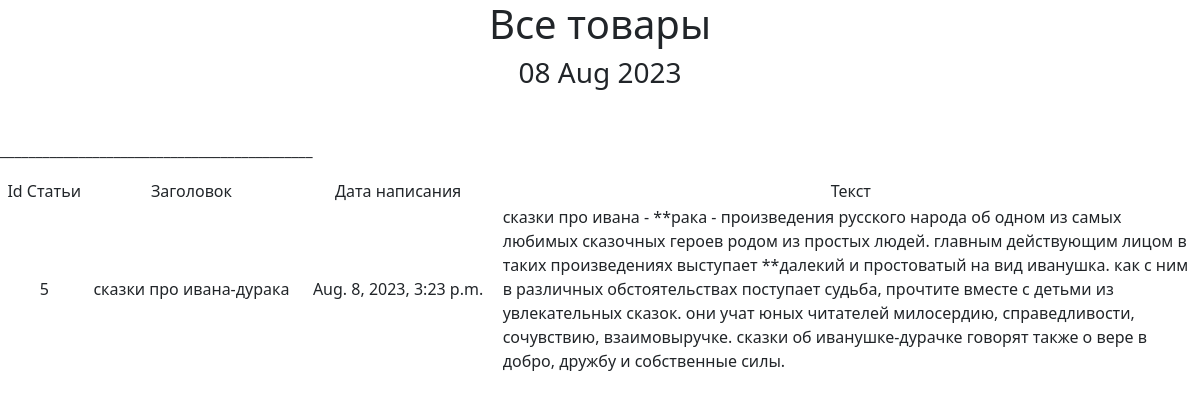
/news/5, run on the app's committed database.
### shablon/models.py (models this page shows, shortened)
class ListNews(models.Model):
    name_st = models.CharField(max_length=300, unique=True)
    text_st = models.TextField()
    data_cr_st = models.DateTimeField(auto_now_add=True)

### shablon/views.py (the view)
# urls.py: path('news/<int:id>', ArticleId.as_view()),
class ArticleId(DetailView):
    model = ListNews
    template_name = 'news.html'
    context_object_name = 'article'
    pk_url_kwarg = 'id'
    def get_context_data(self, **kwargs):
        context = super().get_context_data(**kwargs)
        context['time_now'] = datetime.utcnow()
        return context

### shablon/templatetags/custom_filters.py (called while the page is built)
@register.filter()
def change_querry(value):
    if isinstance(value, str):
        text = []
        text1 = value.split(" ")
        for i in text1:
            g = i.lower()
            if g.isalpha():
                if g in cens:
                    g = "**" + g[2:]
            elif g[:-1] in cens:
                g = "**" + g[2:]
            text.append(g)
        return " ".join(text)
    else:
        raise ValueError("Ошибка! Введите строковое значение")

### shablon/templates/news.html (shortened to what this page needs)
{% extends 'default.html' %}
{% load custom_filters %}
{% block body %}
<h1 style="text-align: center;">Все товары</h1><h3 style="text-align: center;">{{ time_now|date:"d M Y"}}</h3>
<p>&nbsp</p>
        <table>
            <tbody>
                   <tr>
                       <td style="width: 100px; text-align: center;">Id Статьи</td>
                       <td style="width: 250px; text-align: center;">Заголовок</td>
                       <td style="width: 250px; text-align: center;">Дата написания</td>
                       <td style="width: 900px; text-align: center;">Текст</td>
                   </tr>
                    <tr>
                        <td style="text-align: center">{{ article.id}}</td>
                        <p>____________________________________________</p>
                        <td style="text-align: center">{{ article.name_st|change_querry}}</td>
                        <td style="text-align: center">{{ article.data_cr_st}}</td>
                        <td>{{ article.text_st|change_querry}}</td>
                    </tr>
            </tbody>
        </table>
{% endblock %}

### data on the page
ListNews: data_cr_st "08 Aug 2023", id "5", name_st|change_querry "сказки про ивана-дурака", data_cr_st "Aug. 8, 2023, 3:23 p.m.", text_st|change_querry "сказки про ивана - **рака - произведения русского народа об одном из самых любимых сказочных героев родом из простых людей. главным действующим лицом в таких произведениях выступает **далекий и простоватый на вид иванушка. как с ним в различных обстоятельствах поступает судьба, прочтите вместе с детьми из увлекательных сказок. они учат юных читателей милосердию, справедливости, сочувствию, взаимовыручке. сказки об иванушке-дурачке говорят также о вере в добро, дружбу и собственные силы."
